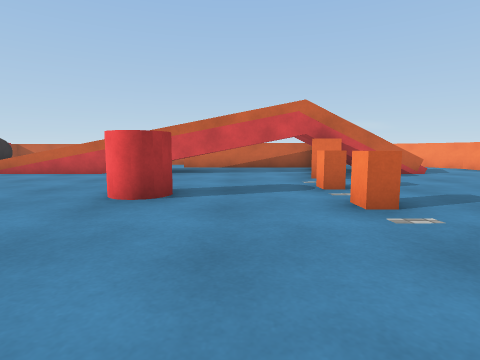
view 1 (above)

22 first-person views from a walk through a 3-D level made in the Unity game engine. The camera is 0.72 m above the floor, tilts 6° down and sees 80° across. The floor is counted in squares, 1 m on a side. Each view is taken from the middle of a square. On the plan, view 1 faces up. The plan holds only what a view shows up to about 10 squares ahead; the rest is blank. Surface patterns are stand-ins for the level's own textures.

view 2
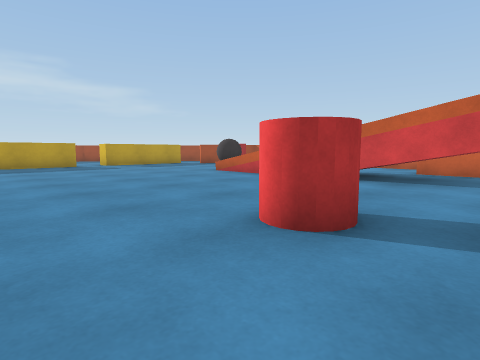

view 3
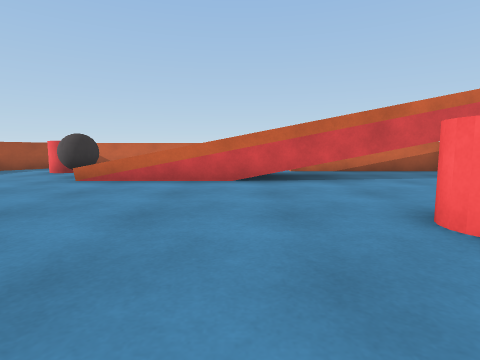

view 4
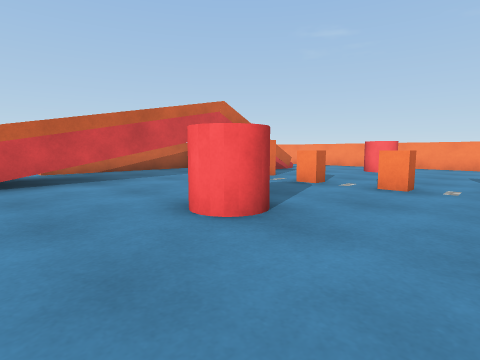

view 5
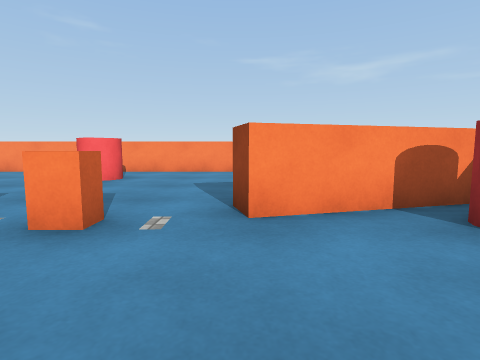

view 6
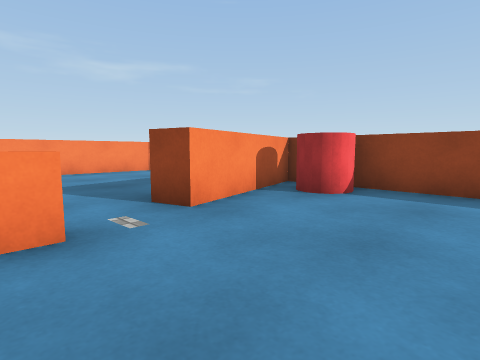

view 7
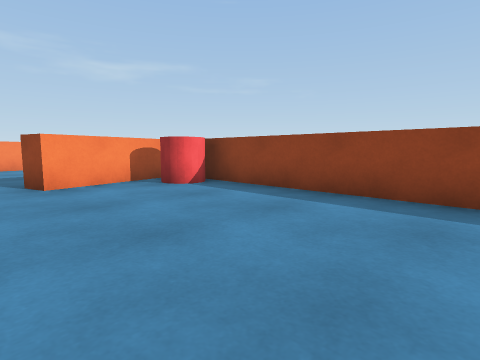

view 8
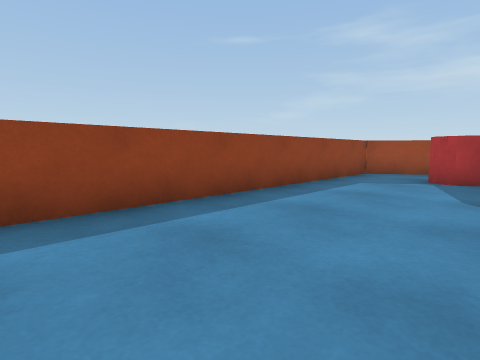

view 9
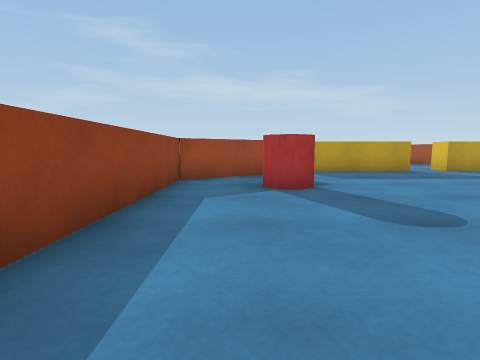

view 10
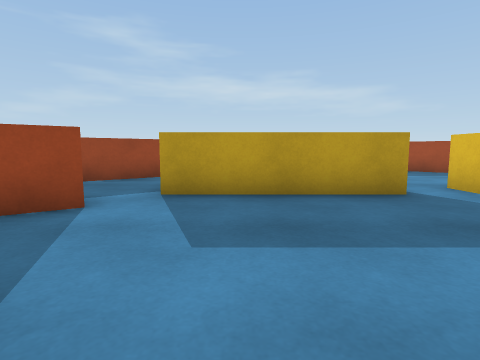

view 11
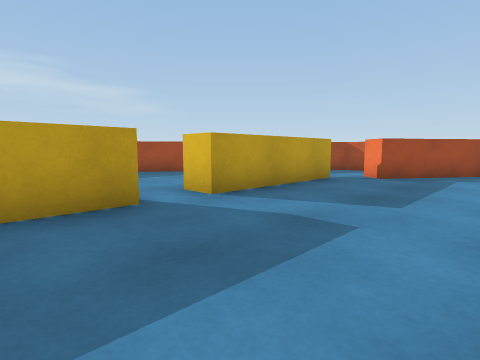

view 12
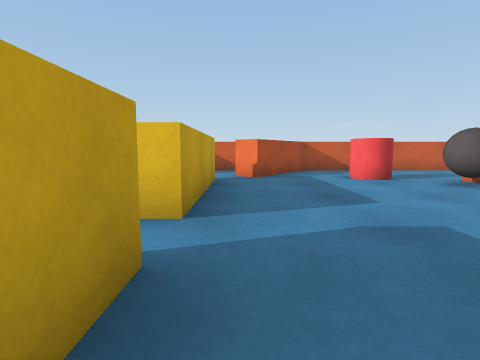

view 13
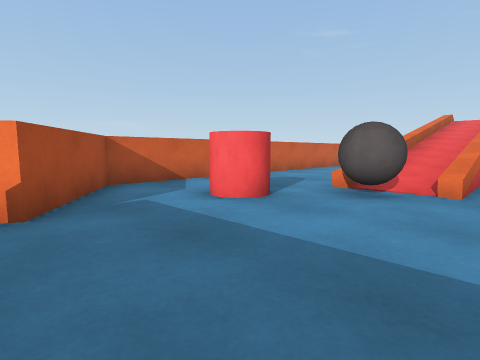

view 14
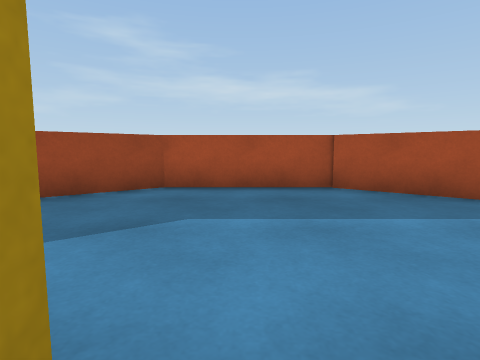

view 15
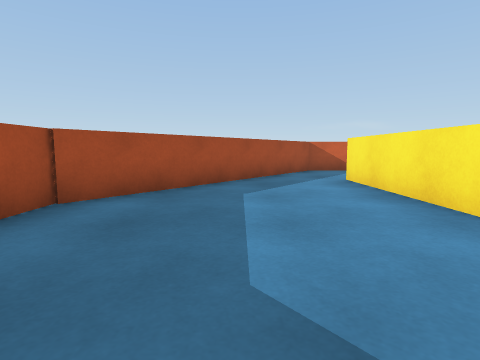

view 16
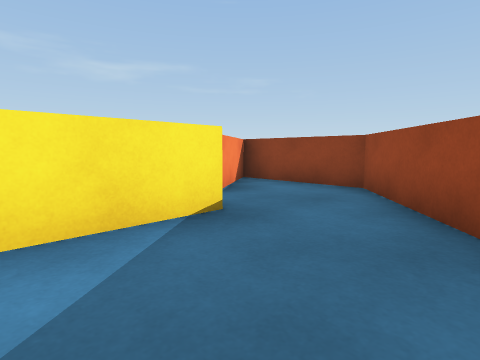

view 17
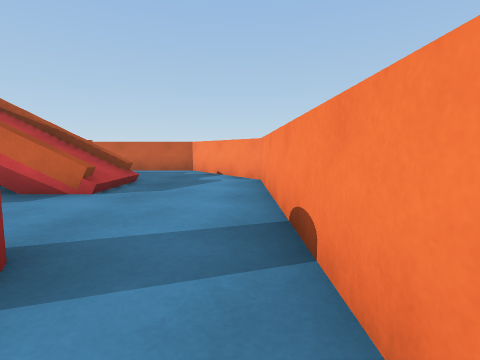

view 18
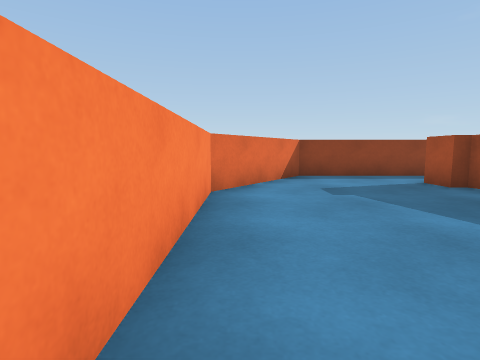

view 19
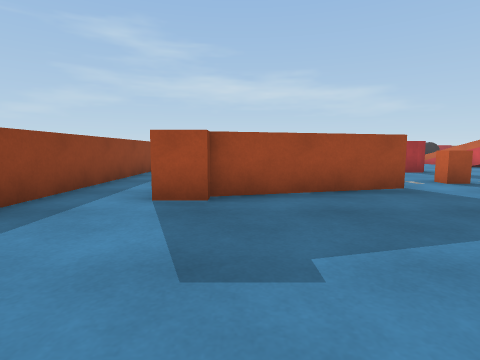

view 20
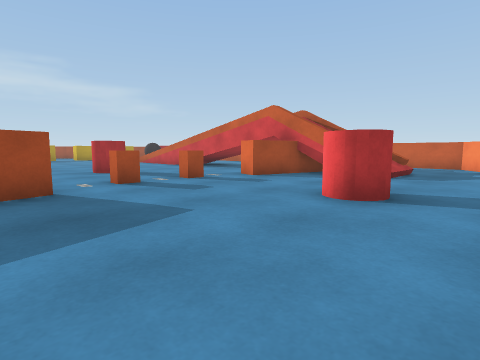

view 21
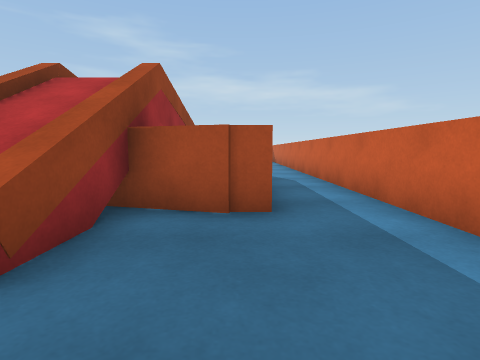

view 22
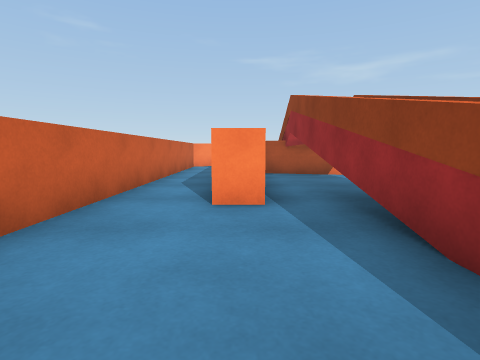

### Floor plan
Key: @ floor where view 1 was taken; # wall or solid block; . floor; ^ raised ledge; B ball; T thing the floor can be seen under or through; C red cylinder; O other object.
Columns run from 20 left of view 1 to 9 right of it. Each row starts with its distance up from view 1.
 14     ########################
 13     #...#..................##
 12    ##..##.C.......######....##
 11   ##......CC...........#.....#
 10  ##...#....BB^^^^TTTT .##^...#
  9  #....#.....B^^^^TTTTT.##^...#
  8 ##....#...............##.....#
  7 #.....#......................#
  6 #.........................C..#
  5 #.....#...........CC..O...C..#
  4 ##....#...........C...O......#
  3  ##...#......................#
  2    ...#...............#......#
  1    #...##.CC..........##.....#
  0    ##...#...........@.C#.....#
 -1     ##..##...........CC#.....#
 -2      ###################....##
 -3                      ......##
 -4                   ##########

Positions as (right, up) in squares from view 1, and headings:
1: (0, 0), facing up
2: (0, 2), facing up-left
3: (-4, 2), facing up
4: (-4, 2), facing up-right
5: (-1, 2), facing right
6: (-1, 4), facing down-right
7: (-4, 3), facing down-right
8: (-2, 2), facing down-left
9: (-4, 0), facing left
10: (-9, 3), facing left
11: (-10, 4), facing up-left
12: (-13, 4), facing up
13: (-13, 8), facing up-right
14: (-14, 6), facing left
15: (-17, 4), facing up
16: (-17, 4), facing down-right
17: (8, 4), facing up
18: (8, 4), facing down
19: (8, -1), facing left
20: (8, 1), facing up-left
21: (7, 12), facing left
22: (-6, 12), facing right
